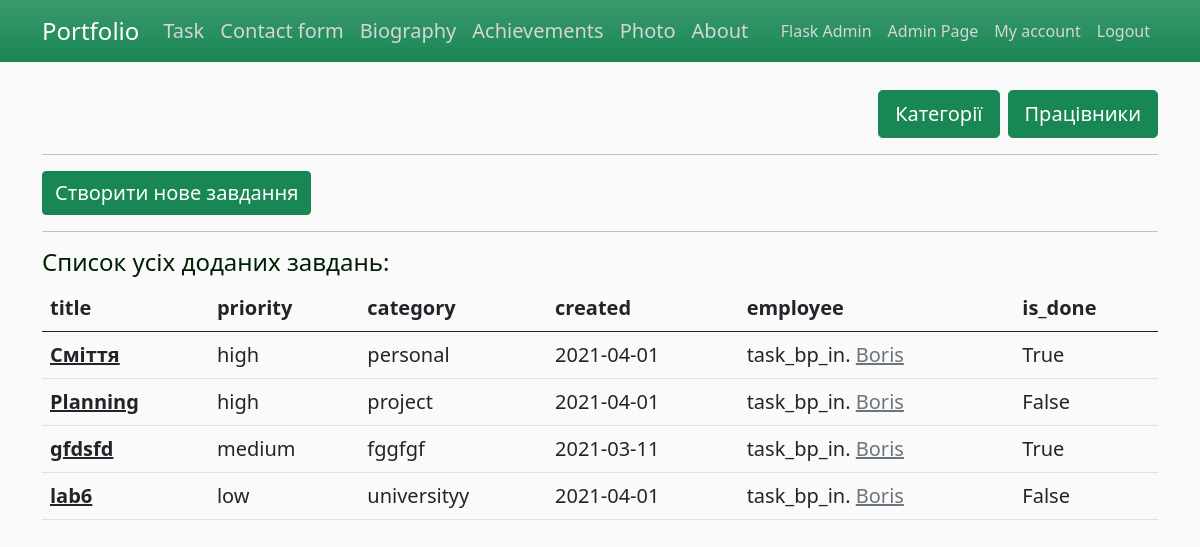
Page /tsk/task (signed in) on the committed database.
### app/task/models.py (models this page shows, shortened)
class Task(db.Model):
    id = db.Column(db.Integer, primary_key=True)
    title = db.Column(db.String(80), nullable=False)
    description = db.Column(db.Text, nullable=False)
    created = db.Column(db.DateTime, default=datetime.utcnow)
    priority = db.Column(db.Enum(EnumPriority), default='low')
    is_done = db.Column(db.Boolean, default=False)
    category_id = db.Column(db.Integer(), db.ForeignKey('category.id'))

class Category(db.Model):
    id = db.Column(db.Integer, primary_key=True)
    name = db.Column(db.String(255), nullable=False, unique=True)
    tasks = db.relationship('Task', backref='categor', lazy='dynamic')

class Employee(db.Model):  # many to many з Tasks
    id = db.Column(db.Integer, primary_key=True)
    name = db.Column(db.String(25), nullable=False, unique=True)
    count_of_compltd_task = db.Column(db.Integer, nullable=False, default=0)
    tasks_todo = db.relationship('Task', secondary=many_to_many, backref=db.backref('for_empl'))

### app/task/views.py (the view)
@task_bp.route("/task")
def task_all():
    print("task_all")
    all_tasks = Task.query.order_by(case(value=Task.priority, whens={'low': 0, 'medium': 1, 'high': 2}).desc(),
                                    Task.created).all()
    print(','.join(t.name for t in all_tasks[0].for_empl))
    return render_template('task_all.html', title='Завдання', all_tasks=all_tasks)

### app/profile/models.py (called while the page is built)
@login_manager.user_loader
def user_loader(user_id):
    return User.query.get(int(user_id))

### app/task/templates/task/task_all.html
{% extends "layout.html" %}
{% block content %}
    {% from "_render_field.html" import render_field %}
    <div class="d-grid gap-2 d-md-flex justify-content-md-end">
        <a href="{{url_for('task_bp_in.category')}}" class="btn btn-success btn-lg fs-5"> Категорії </a>
        <a href="{{url_for('task_bp_in.employee_create')}}" class="btn btn-success btn-lg fs-5"> Працівники </a>
    </div>
    <hr>
    <a href="{{url_for('task_bp_in.task_create')}}" class="btn btn-success fs-5"> Створити нове завдання </a>
    <hr>
    <h4>Cписок усіх доданих завдань:</h4>
    <table class="table table-hover">
      <thead>
        <tr>
          <th scope="col">title</th>
          <th scope="col">priority</th>
            <th scope="col">category</th>
          <th scope="col">created</th>
            <th scope="col">employee</th>
            <th scope="col">is_done</th>
        </tr>
      </thead>
      <tbody>
        {% for task in all_tasks %}
            <tr>
              <th><a href="{{url_for('task_bp_in.task_detail', id=task.id)}}" class="link-dark"> {{ task.title }}</a></th>
              <td>{{ task.priority.name }}</td>
                <td>{{ task.categor.name }}</td>
              <td>{{ task.created.strftime('%Y-%m-%d') | safe}}</td>
                <td>task_bp_in.
                    {% for t in task.for_empl %}
                        <a href="{{url_for('task_bp_in.employee_profile', id=t.id)}}" class="link-secondary"> {{ t.name }}</a><br>
                    {% endfor %}
                </td>
                <td>{{ task.is_done }}</td>
            </tr>
        {% endfor %}
      </tbody>
    </table>
{% endblock content %}

### app/static/css/custom.css (style rules this page uses)
body { background: #fafafa; color: #002800; }
h1, h2, h3, h4, h5, h6 { color: #001e00; }

### rows in the picture
Task: title "Сміття", priority.name "high", categor.name "personal", created "2021-04-01", is_done "True"
Employee: name "Boris"
Task: title "Planning", priority.name "high", categor.name "project", created "2021-04-01", is_done "False"
Task: title "gfdsfd", priority.name "medium", categor.name "fggfgf", created "2021-03-11", is_done "True"
Task: title "lab6", priority.name "low", categor.name "universityy", created "2021-04-01", is_done "False"
